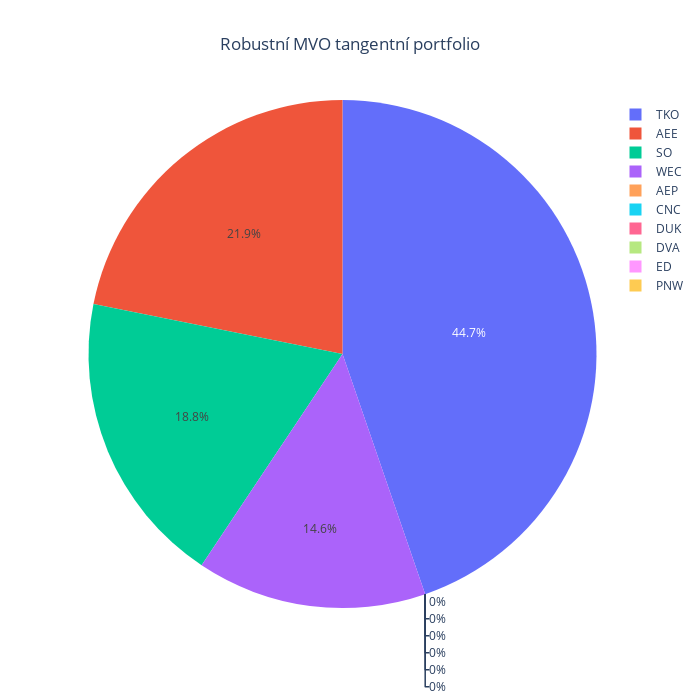

Notebook cell for this chart:
### Code cell
weightsLWCorrelationTangent = MVOTangentPortfolio(prices = prices, cov_matrix_method = "ledoit_cc")
weightsPlot(weightsLWCorrelationTangent, title = "Robustní MVO tangentní portfolio")

### Figure 1 — Plotly figure (JSON) as saved in the notebook; plotly's stock layout.template omitted (floating-point values rounded to 4 significant figures)
{"data": [{"labels": ["AEE", "AEP", "CNC", "DUK", "DVA", "ED", "PNW", "SO", "TKO", "WEC"], "type": "pie", "values": [0.2185, 0, 0, 0, 0, 0, 0, 0.1879, 0.4472, 0.1464]}], "layout": {"height": 700, "title": {"text": "Robustní MVO tangentní portfolio", "x": 0.5}, "width": 700}}
